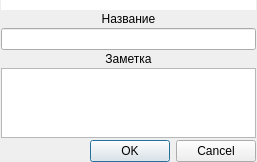
<?xml version="1.0" encoding="UTF-8"?>
<ui version="4.0">
 <class>Dialog</class>
 <widget class="QDialog" name="Dialog">
  <property name="geometry">
   <rect>
    <x>0</x>
    <y>0</y>
    <width>257</width>
    <height>160</height>
   </rect>
  </property>
  <property name="windowTitle">
   <string>Предмет</string>
  </property>
  <layout class="QGridLayout" name="gridLayout">
   <property name="leftMargin">
    <number>1</number>
   </property>
   <property name="topMargin">
    <number>0</number>
   </property>
   <property name="rightMargin">
    <number>1</number>
   </property>
   <property name="bottomMargin">
    <number>0</number>
   </property>
   <property name="spacing">
    <number>2</number>
   </property>
   <item row="2" column="0">
    <widget class="QLineEdit" name="le_name"/>
   </item>
   <item row="1" column="0">
    <widget class="QLabel" name="lb_name">
     <property name="text">
      <string>&lt;html&gt;&lt;head/&gt;&lt;body&gt;&lt;p align=&quot;center&quot;&gt;Название&lt;/p&gt;&lt;/body&gt;&lt;/html&gt;</string>
     </property>
     <property name="alignment">
      <set>Qt::AlignCenter</set>
     </property>
    </widget>
   </item>
   <item row="3" column="0">
    <widget class="QLabel" name="lb_note">
     <property name="text">
      <string>&lt;html&gt;&lt;head/&gt;&lt;body&gt;&lt;p align=&quot;center&quot;&gt;Заметка&lt;/p&gt;&lt;/body&gt;&lt;/html&gt;</string>
     </property>
     <property name="alignment">
      <set>Qt::AlignCenter</set>
     </property>
    </widget>
   </item>
   <item row="5" column="0">
    <widget class="QDialogButtonBox" name="buttonBox">
     <property name="orientation">
      <enum>Qt::Horizontal</enum>
     </property>
     <property name="standardButtons">
      <set>QDialogButtonBox::Cancel|QDialogButtonBox::Ok</set>
     </property>
    </widget>
   </item>
   <item row="0" column="0">
    <widget class="QWidget" name="widget" native="true">
     <property name="minimumSize">
      <size>
       <width>0</width>
       <height>10</height>
      </size>
     </property>
     <property name="styleSheet">
      <string notr="true">background-color: rgb(255, 255, 255);</string>
     </property>
    </widget>
   </item>
   <item row="4" column="0">
    <widget class="QPlainTextEdit" name="pe_note"/>
   </item>
  </layout>
 </widget>
 <resources/>
 <connections>
  <connection>
   <sender>buttonBox</sender>
   <signal>accepted()</signal>
   <receiver>Dialog</receiver>
   <slot>accept()</slot>
   <hints>
    <hint type="sourcelabel">
     <x>248</x>
     <y>254</y>
    </hint>
    <hint type="destinationlabel">
     <x>157</x>
     <y>274</y>
    </hint>
   </hints>
  </connection>
  <connection>
   <sender>buttonBox</sender>
   <signal>rejected()</signal>
   <receiver>Dialog</receiver>
   <slot>reject()</slot>
   <hints>
    <hint type="sourcelabel">
     <x>316</x>
     <y>260</y>
    </hint>
    <hint type="destinationlabel">
     <x>286</x>
     <y>274</y>
    </hint>
   </hints>
  </connection>
 </connections>
</ui>
